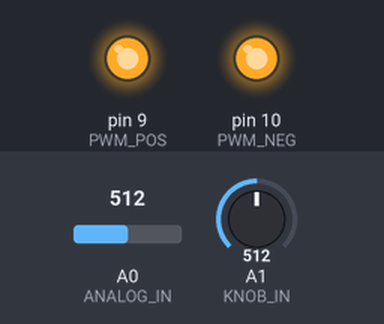
Bench run of a sketch on a simulated Arduino Uno, built with avr-gcc and run on an emulated ATmega328P. Shown: output pins drawn as LEDs (lit = HIGH). Inputs (shaded band) come from the test bench; at power-on: A0 (ANALOG_IN) = 512, A1 (KNOB_IN) = 512.

Above: at 1.2 s.
1.3 s: A0 (ANALOG_IN) set to 494
At 1.6 s:
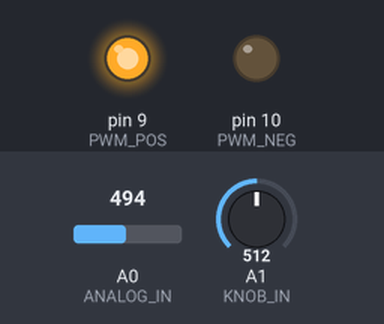
2.8 s: A0 (ANALOG_IN) set to 716
At 4.0 s:
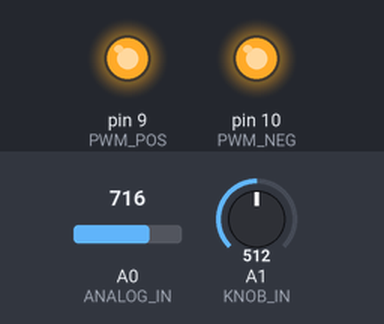
4.3 s: A0 (ANALOG_IN) set to 511
At 5.1 s:
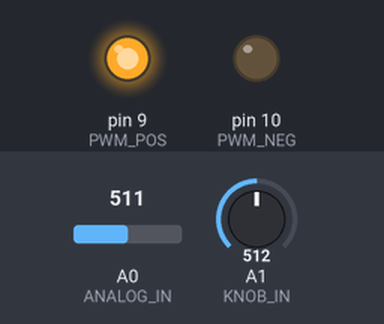
Timing chart, 0 to 7.3 s (numbered marks = the images above; inputs shaded):
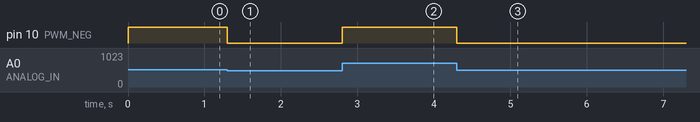

Measured:
- the behaviour switches between 512 and 511 on A0 (ANALOG_IN) (found by bisection; images 0 and 1)
- after the input at 1.3 s, pin 10 (PWM_NEG): HIGH → LOW at once
- after the input at 2.8 s, pin 10 (PWM_NEG): LOW → HIGH at once
- after the input at 4.3 s, pin 10 (PWM_NEG): HIGH → LOW at once

The sketch:

class_D_passthrough.ino
```cpp
// Arduino uno code for sampling analog input pin A0 and sending PWM signals to pins 9 and 10
// The sampling frequency is variable in the range 0-1024Hz and set by a knob connected to A1 pin
// The timing strategy is similar to zero-error pic timing as used by romanblack
// The PWM mode is fast and fixed at 9-bit resolution

// Define the analog input pins
#define ANALOG_IN A0
#define KNOB_IN A1

// Define the PWM output pins
#define PWM_POS 9
#define PWM_NEG 10

// Define the PWM frequency and resolution
#define PWM_FREQ 31250 // Hz
#define PWM_RES 9 // bits

// Define the maximum sampling frequency and period
#define MAX_FREQ 1024 // Hz
#define MIN_PERIOD 976 // microseconds

// Define a variable to store the current sampling period
unsigned long period;

// Define a variable to store the timer overflow count
unsigned long timer;

void setup() {
  // Set the PWM output pins as outputs
  pinMode(PWM_POS, OUTPUT);
  pinMode(PWM_NEG, OUTPUT);

  // Set the analog input pins as inputs
  pinMode(ANALOG_IN, INPUT);
  pinMode(KNOB_IN, INPUT);

  // Set the PWM mode to fast and fixed frequency with 9-bit resolution
  TCCR1A = (1 << WGM11) | (1 << WGM10) | (1 << COM1A1) | (1 << COM1B1); // Fast PWM, non-inverting mode for both channels
  TCCR1B = (1 << WGM13) | (1 << WGM12) | (1 << CS10); // Fast PWM, no prescaler
  ICR1 = (1 << PWM_RES) - 1;

  // Initialize the sampling period and timer variables
  period = MIN_PERIOD;
  timer = 0;
}

void loop() {
  // Read the knob value and map it to the sampling frequency range
  int knob = analogRead(KNOB_IN);
  int freq = map(knob, 0, 1023, 1, MAX_FREQ);

  // Calculate the sampling period from the frequency
  period = constrain(1000000 / freq, MIN_PERIOD, 1000000);

  // Check if it is time to sample the analog input
  if (micros() - timer >= (unsigned long)period) {
    // Update the timer variable
    timer += period;

    // Read the analog input value and center it
    int analog = analogRead(ANALOG_IN);
    int diff = analog - 512; // Range -512 to 511

    // Split into positive and negative parts for full-scale output (0dB gain)
    if (diff > 0) {
      OCR1B = diff;
      OCR1A = 0;
    } else {
      OCR1B = 0;
      OCR1A = -diff;
    }

    // End of sampling code block
    }
}


//Source: Conversation with Bing, 4/22/2023
//(1) Analog Input | Arduino Documentation | Arduino Documentation. https://www.arduino.cc/en/Tutorial/AnalogInput.
//(2) Analog Input | Arduino. https://www.arduino.cc/en/Tutorial/BuiltInExamples/AnalogInput/.
//(3) How To Use Arduino’s Analog and Digital Input/Output (I/O). https://www.allaboutcircuits.com/projects/using-the-arduinos-analog-io/.
//(4) Basics of PWM (Pulse Width Modulation) | Arduino Documentation. https://www.arduino.cc/en/Tutorial/PWM.
//(5) Secrets of Arduino PWM | Arduino Documentation. https://www.arduino.cc/en/Tutorial/SecretsOfArduinoPWM.
//(6) analogWrite() - Arduino Reference. https://reference.arduino.cc/reference/en/language/functions/analog-io/analogwrite/.
```
